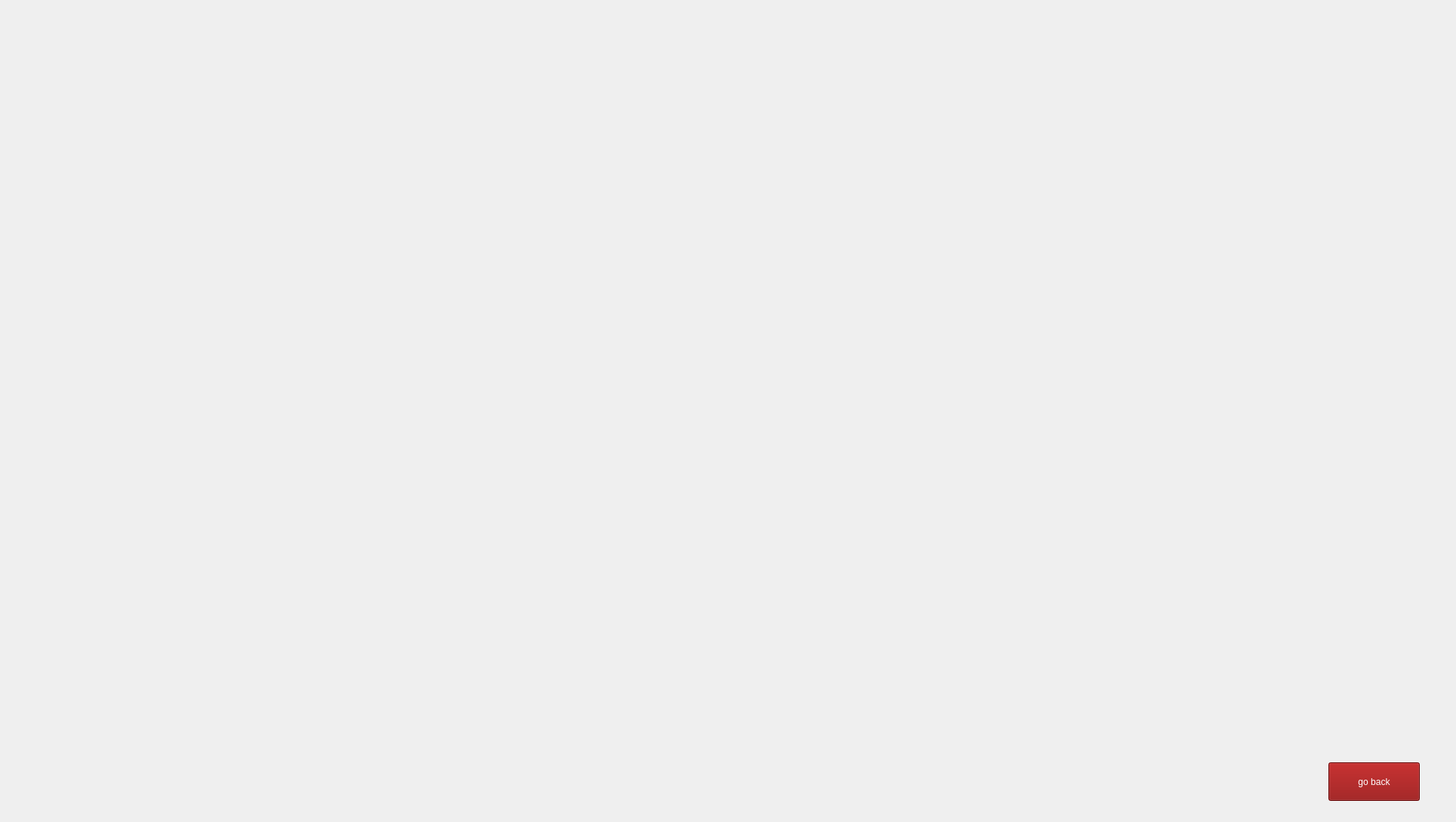
    <widget class="QWidget" name="totalWorkouts">
     <widget class="QLabel" name="label_9">
      <property name="geometry">
       <rect>
        <x>0</x>
        <y>0</y>
        <width>1920</width>
        <height>1080</height>
       </rect>
      </property>
      <property name="text">
       <string/>
      </property>
      <property name="pixmap">
       <pixmap resource="bgi.qrc">:/new/prefix1/bgi/number of workouts.jpg</pixmap>
      </property>
      <property name="scaledContents">
       <bool>true</bool>
      </property>
     </widget>
     <widget class="QPushButton" name="back_to_memmenue_7">
      <property name="geometry">
       <rect>
        <x>1760</x>
        <y>1010</y>
        <width>121</width>
        <height>51</height>
       </rect>
      </property>
      <property name="cursor">
       <cursorShape>PointingHandCursor</cursorShape>
      </property>
      <property name="styleSheet">
       <string notr="true">

QPushButton {
background-color: rgb(138, 0, 0);
font: 24pt &quot;Microsoft Tai Le&quot;;
color: white;
}

QPushButton:hover {
    background-color: rgba(200, 0, 0, 30); 
    border-radius: 10px;
}
</string>
      </property>
      <property name="text">
       <string>go back</string>
      </property>
     </widget>
     <widget class="QLineEdit" name="total_works">
      <property name="geometry">
       <rect>
        <x>1180</x>
        <y>540</y>
        <width>151</width>
        <height>81</height>
       </rect>
      </property>
      <property name="styleSheet">
       <string notr="true">font: 45pt &quot;Segoe UI&quot;;
background: transparent;
border:transparent;
color: rgb(255, 255, 255);</string>
      </property>
      <property name="inputMethodHints">
       <set>Qt::InputMethodHint::ImhDigitsOnly</set>
      </property>
      <property name="text">
       <string/>
      </property>
      <property name="readOnly">
       <bool>true</bool>
      </property>
     </widget>
    </widget>
